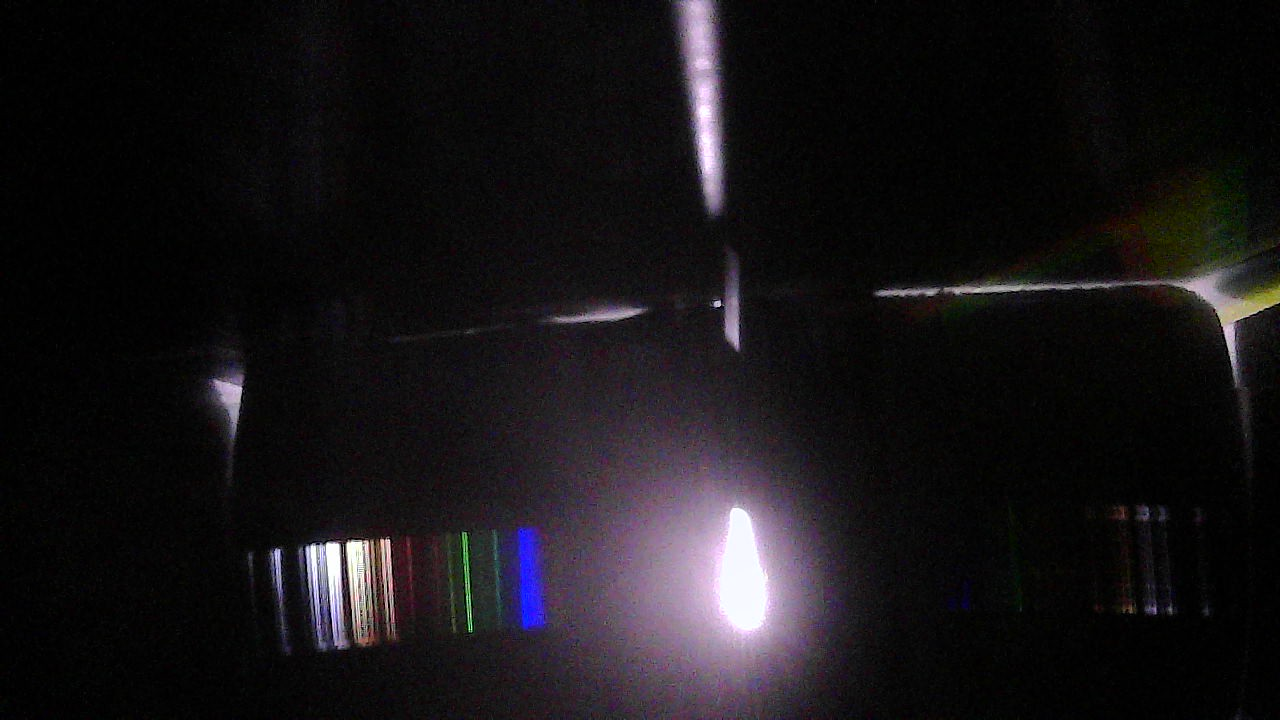
#> input picture Downloads/spectrometer-stem-gtri-main/spectrometer-stem-gtri-main/images/prototypeImages/Mercury3.jpg, 1280 x 720 px, found by its file name
$ python spectrometerDataRetrieval.py
#> lines starting #> are read from the running program, lines starting #| are printed output that depends on the picture
import cv2
import matplotlib.pyplot as plt
import numpy as np
from scipy.signal import find_peaks
import joblib

from scipy.interpolate import interp1d


use_saved = True  #False = calibrating

image_path = "images/prototypeImages/Mercury3.jpg"
imgOG = cv2.imread(image_path)
#> imgOG is the input picture: shape (720, 1280, 3); mean B, G, R 22.8, 20.1, 22.8
height = np.size(imgOG, 0)
#> height = 720
width = np.size(imgOG, 1)
#> width = 1280

img = imgOG[450:800, 400:600]
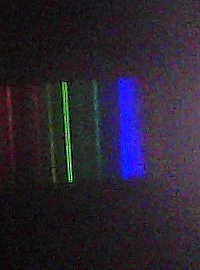
#> img: shape (270, 200, 3); mean B, G, R 50, 35.5, 41.9
cv2.imwrite("cropImg.jpg", img)
img_copy = img.copy()

# [12 lines of commented-out code are left out]


b, g, r = cv2.split(img)
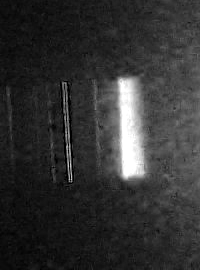
#> b: shape (270, 200); min 0, max 255, mean 50
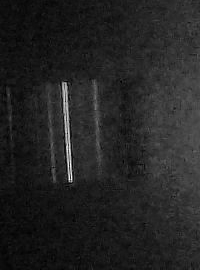
#> g: shape (270, 200); min 0, max 255, mean 35.5
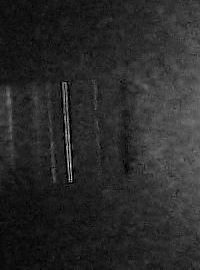
#> r: shape (270, 200); min 0, max 218, mean 41.9

intensity_b = np.mean(b, axis=0)
#> intensity_b = 200 values, max 117.5 at index 126, min 18.93 at index 15, mean 49.99
intensity_g = np.mean(g, axis=0)
#> intensity_g = 200 values, max 62.5 at index 67, min 16.34 at index 5, mean 35.49
intensity_r = np.mean(r, axis=0)
#> intensity_r = 200 values, max 77.74 at index 199, min 24.08 at index 23, mean 41.9

# [7 lines of commented-out code are left out]

fig, (ax1, ax2) = plt.subplots(2, 1, figsize=(10, 10))

ax1.plot(intensity_r, color="red", label="Red")
ax1.plot(intensity_g, color="green", label="Green")
ax1.plot(intensity_b, color="blue", label="Blue")

intensity_total = (intensity_r + intensity_g + intensity_b) / 3
#> intensity_total = 200 values, max 72.95 at index 199, min 20.06 at index 19, mean 42.46

ax1.plot(intensity_total, color="black", label="Total Intensity")

ax1.set_title("Intensity vs Pixel Position")
ax1.set_xlabel("Pixel Position)")
ax1.set_ylabel("Intensity")
ax1.legend()
ax1.grid(True, alpha=0.3)

#part 2 = calibration:


# indicies of peaks
# peaks, _ = find_peaks(intensity_total, distance=40)
# peaks = peaks[:2]
peaks, properties = find_peaks(intensity_total, height=100, distance=20)
#> peaks = empty array; properties = {'peak_heights': empty array}
print(f"Peak pixel, positions: {peaks}")
#| Peak pixel, positions: []

if use_saved:
#> (the run stopped early here; a loop or call above may not have finished)

$ run again, with Downloads/spectrometer-stem-gtri-main/spectrometer-stem-gtri-main/images/prototypeImages/Helium4.jpg copied over Downloads/spectrometer-stem-gtri-main/spectrometer-stem-gtri-main/images/prototypeImages/Mercury3.jpg
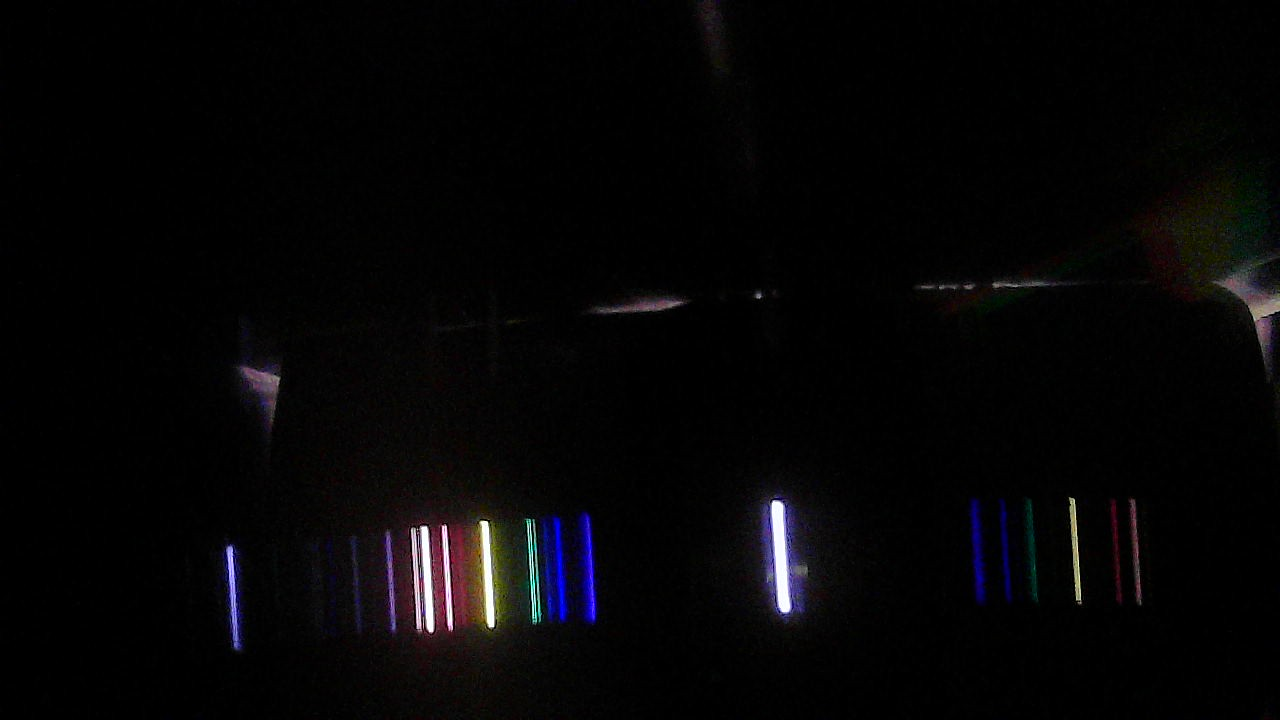
#> input picture Downloads/spectrometer-stem-gtri-main/spectrometer-stem-gtri-main/images/prototypeImages/Helium4.jpg, 1280 x 720 px, found by its file name
#> imgOG is the input picture: shape (720, 1280, 3); mean B, G, R 5.8, 4.8, 5.5
#> height = 720
#> width = 1280
#> `img = imgOG[450:800, 400:600]`:
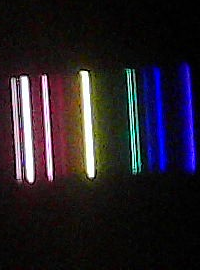
#> img: shape (270, 200, 3); mean B, G, R 38.6, 30.8, 37.5
#> `b, g, r = cv2.split(img)`:
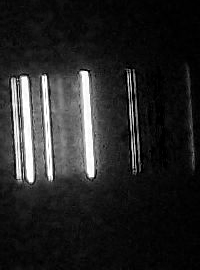
#> r: shape (270, 200); min 0, max 255, mean 37.5
#> intensity_b = 200 values, max 103.4 at index 27, min 5.86 at index 199, mean 38.61
#> intensity_g = 200 values, max 107.2 at index 87, min 1.88 at index 195, mean 30.84
#> intensity_r = 200 values, max 108.1 at index 27, min 3.11 at index 198, mean 37.5
#> intensity_total = 200 values, max 104.5 at index 27, min 3.94 at index 199, mean 35.65
#> peaks = [27, 87]; properties = {'peak_heights': [104.5, 104.3]}
#| Peak pixel, positions: [27 87]

$ run again, with Downloads/spectrometer-stem-gtri-main/spectrometer-stem-gtri-main/images/prototypeImages/Xenon4.jpg copied over Downloads/spectrometer-stem-gtri-main/spectrometer-stem-gtri-main/images/prototypeImages/Mercury3.jpg
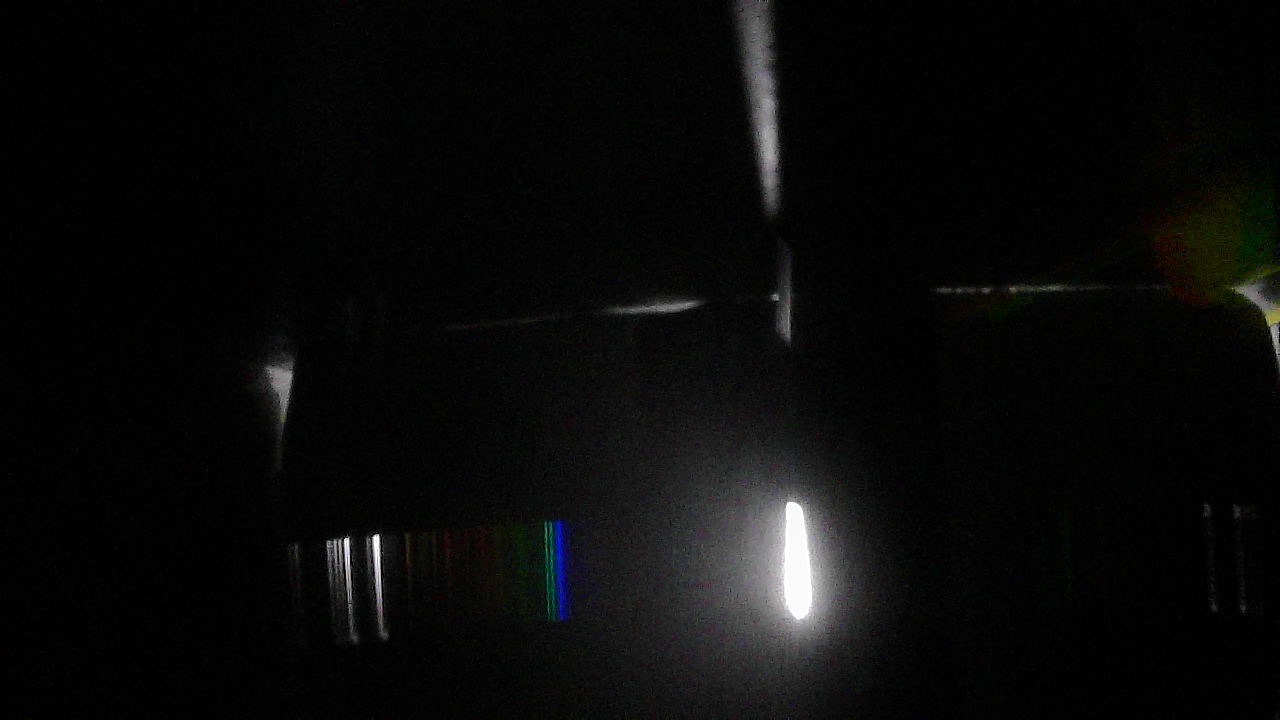
#> input picture Downloads/spectrometer-stem-gtri-main/spectrometer-stem-gtri-main/images/prototypeImages/Xenon4.jpg, 1280 x 720 px, found by its file name
#> imgOG is the input picture: shape (720, 1280, 3); mean B, G, R 9.3, 9.6, 9.5
#> height = 720
#> width = 1280
#> `img = imgOG[450:800, 400:600]`:
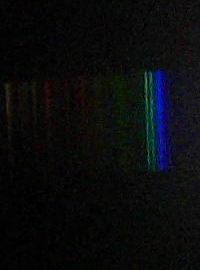
#> img: shape (270, 200, 3); mean B, G, R 12.5, 11.1, 9.9
#> `b, g, r = cv2.split(img)`:
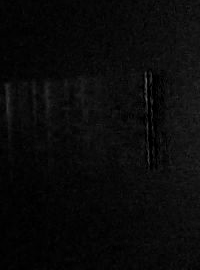
#> r: shape (270, 200); min 0, max 102, mean 9.9
#> intensity_b = 200 values, max 63.93 at index 160, min 3.86 at index 13, mean 12.53
#> intensity_g = 200 values, max 33.01 at index 151, min 4.14 at index 1, mean 11.09
#> intensity_r = 200 values, max 19.29 at index 198, min 4.27 at index 1, mean 9.93
#> intensity_total = 200 values, max 30.73 at index 160, min 4.1 at index 1, mean 11.18
#> peaks = empty array; properties = {'peak_heights': empty array}
#| Peak pixel, positions: []
